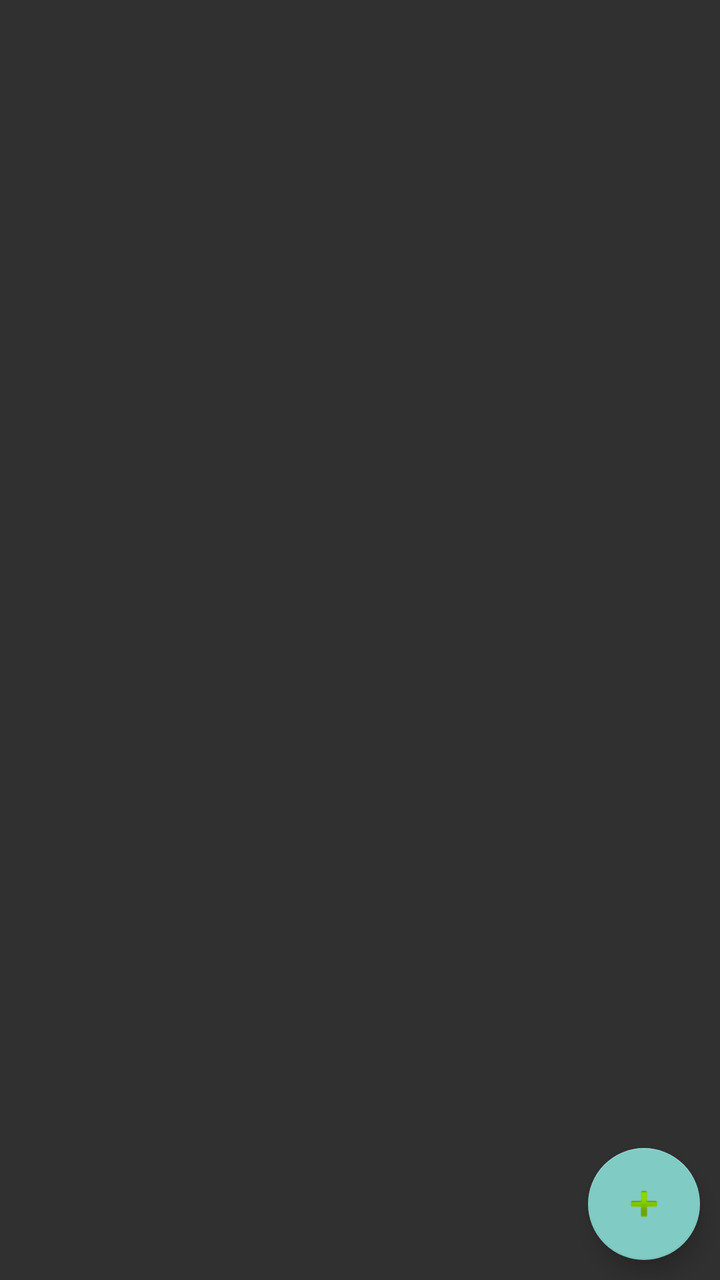
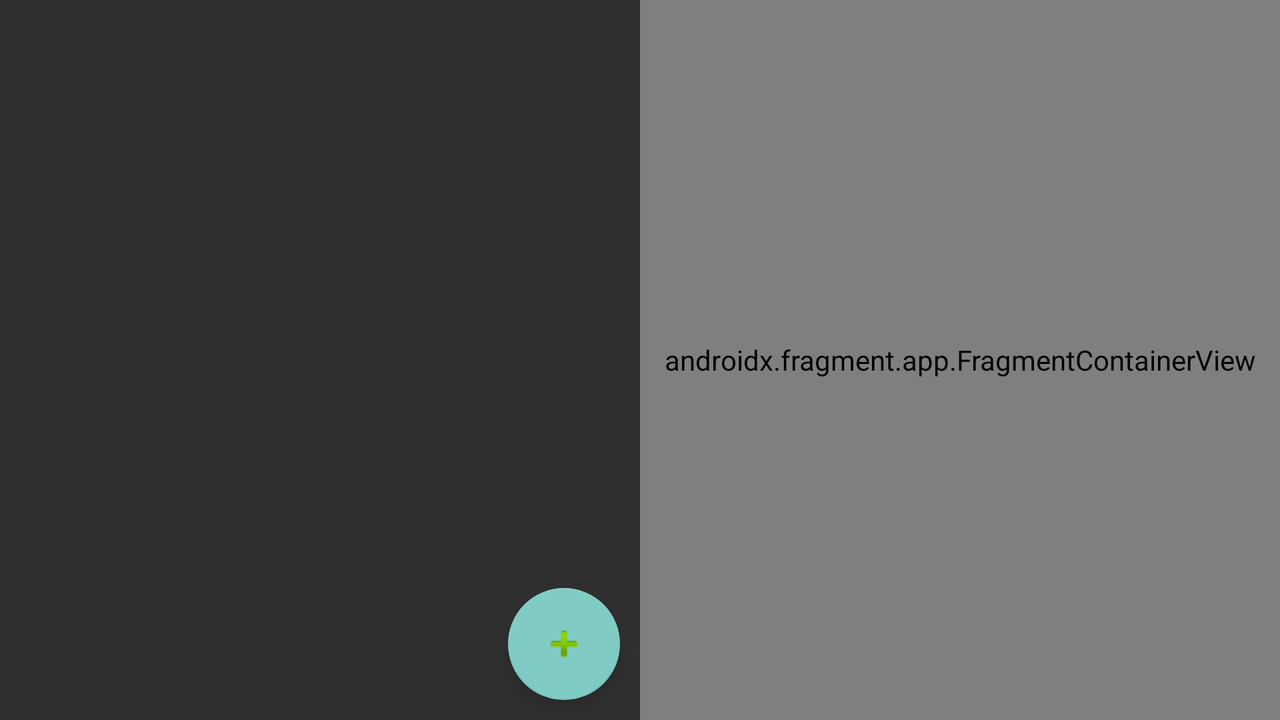

The same Android screen from two of the app's own layout files: first res/layout/ as a phone draws it, then the repository's variant for another configuration, drawn on a device whose configuration selects that folder. Both files follow.
<!-- AndroidManifest.xml: application theme Theme.AppCompat -->
<!-- res/layout/activity_shop_list_main.xml -->
<?xml version="1.0" encoding="utf-8"?>
<androidx.constraintlayout.widget.ConstraintLayout xmlns:android="http://schemas.android.com/apk/res/android"
    xmlns:app="http://schemas.android.com/apk/res-auto"
    xmlns:tools="http://schemas.android.com/tools"
    android:layout_width="match_parent"
    android:layout_height="match_parent"
    tools:context=".L101_itemlist_pg.presentation.mainActivity.ShopListMainActivity"
    >

    <androidx.recyclerview.widget.RecyclerView
        android:id="@+id/recyclerViewShopItems"
        android:layout_width="0dp"
        android:layout_height="0dp"
        app:layout_constraintBottom_toBottomOf="parent"
        app:layout_constraintEnd_toEndOf="parent"
        app:layout_constraintStart_toStartOf="parent"
        app:layout_constraintTop_toTopOf="parent"
        app:layoutManager="androidx.recyclerview.widget.LinearLayoutManager"
        tools:listitem="@layout/shop_item_enabled" />

    <com.google.android.material.floatingactionbutton.FloatingActionButton
        android:id="@+id/floatingActionButtonAddShopItem"
        android:layout_width="wrap_content"
        android:layout_height="wrap_content"
        android:clickable="true"
        android:layout_margin="10dp"
        app:layout_constraintBottom_toBottomOf="parent"
        app:layout_constraintEnd_toEndOf="parent"
        app:srcCompat="@android:drawable/ic_input_add"
        android:contentDescription="addShopItem" />
</androidx.constraintlayout.widget.ConstraintLayout>
<!-- res/layout/shop_item_enabled.xml (included above) -->
<?xml version="1.0" encoding="utf-8"?>
<androidx.cardview.widget.CardView xmlns:android="http://schemas.android.com/apk/res/android"
    xmlns:app="http://schemas.android.com/apk/res-auto"
    android:layout_width="match_parent"
    android:layout_height="wrap_content"
    android:backgroundTint="@color/blue"
    android:layout_margin="10dp"
    app:cardCornerRadius="0dp"
    app:cardElevation="5dp"
    app:cardUseCompatPadding="true">

    <androidx.constraintlayout.widget.ConstraintLayout
        android:layout_width="match_parent"
        android:layout_height="wrap_content">

        <TextView
            android:id="@+id/textViewShopItemName"
            android:layout_width="wrap_content"
            android:layout_height="wrap_content"
            android:text="ShopItem"
            android:padding="10dp"
            app:layout_constraintStart_toStartOf="parent"
            app:layout_constraintTop_toTopOf="parent" />

        <TextView
            android:id="@+id/textViewShopItemCount"
            android:layout_width="wrap_content"
            android:layout_height="wrap_content"
            android:textStyle="bold"
            android:text="1"
            android:padding="10dp"
            app:layout_constraintEnd_toEndOf="parent"
            app:layout_constraintTop_toTopOf="parent" />

    </androidx.constraintlayout.widget.ConstraintLayout>
</androidx.cardview.widget.CardView>
<!-- resources referenced by this layout -->
<resources>
  <color name="blue">#1E56B6</color>
</resources>
<!-- res/layout-land/activity_shop_list_main.xml (the repository's variant of the layout above) -->
<!-- drawn on the phone turned sideways -->
<?xml version="1.0" encoding="utf-8"?>
<androidx.constraintlayout.widget.ConstraintLayout xmlns:android="http://schemas.android.com/apk/res/android"
    xmlns:app="http://schemas.android.com/apk/res-auto"
    xmlns:tools="http://schemas.android.com/tools"
    android:layout_width="match_parent"
    android:layout_height="match_parent"
    tools:context=".L101.presentation.mainActivity.ShopListMainActivity"
    >

    <androidx.recyclerview.widget.RecyclerView
        android:id="@+id/recyclerViewShopItems"
        android:layout_width="0dp"
        android:layout_height="0dp"
        app:layout_constraintBottom_toBottomOf="parent"
        app:layout_constraintEnd_toEndOf="@id/guidelineMiddle"
        app:layout_constraintStart_toStartOf="parent"
        app:layout_constraintTop_toTopOf="parent"
        app:layoutManager="androidx.recyclerview.widget.LinearLayoutManager"
        tools:listitem="@layout/shop_item_enabled" />

    <com.google.android.material.floatingactionbutton.FloatingActionButton
        android:id="@+id/floatingActionButtonAddShopItem"
        android:layout_width="wrap_content"
        android:layout_height="wrap_content"
        android:clickable="true"
        android:layout_margin="10dp"
        app:layout_constraintBottom_toBottomOf="parent"
        app:layout_constraintEnd_toEndOf="@id/guidelineMiddle"
        app:srcCompat="@android:drawable/ic_input_add"
        android:contentDescription="addShopItem" />

    <androidx.constraintlayout.widget.Guideline
        android:id="@+id/guidelineMiddle"
        android:layout_width="wrap_content"
        android:layout_height="wrap_content"
        android:orientation="vertical"
        app:layout_constraintGuide_percent="0.5" />

    <androidx.fragment.app.FragmentContainerView
        android:id="@+id/shop_item_container"
        android:name="com.example.morozovhints.L101.presentation.ShopItemFragment"
        android:layout_width="0dp"
        android:layout_height="match_parent"
        app:layout_constraintBottom_toBottomOf="parent"
        app:layout_constraintEnd_toEndOf="parent"
        app:layout_constraintStart_toEndOf="@+id/guidelineMiddle"
        app:layout_constraintTop_toTopOf="parent" />
</androidx.constraintlayout.widget.ConstraintLayout>
